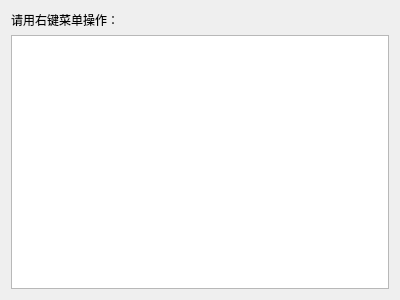
<?xml version="1.0" encoding="UTF-8"?>
<ui version="4.0">
 <class>Widget</class>
 <widget class="QWidget" name="Widget">
  <property name="geometry">
   <rect>
    <x>0</x>
    <y>0</y>
    <width>400</width>
    <height>300</height>
   </rect>
  </property>
  <property name="windowTitle">
   <string>Widget</string>
  </property>
  <layout class="QVBoxLayout" name="verticalLayout">
   <item>
    <widget class="QLabel" name="label">
     <property name="text">
      <string>请用右键菜单操作：</string>
     </property>
    </widget>
   </item>
   <item>
    <widget class="QListWidget" name="listWidget"/>
   </item>
  </layout>
 </widget>
 <layoutdefault spacing="6" margin="11"/>
 <resources/>
 <connections/>
</ui>
